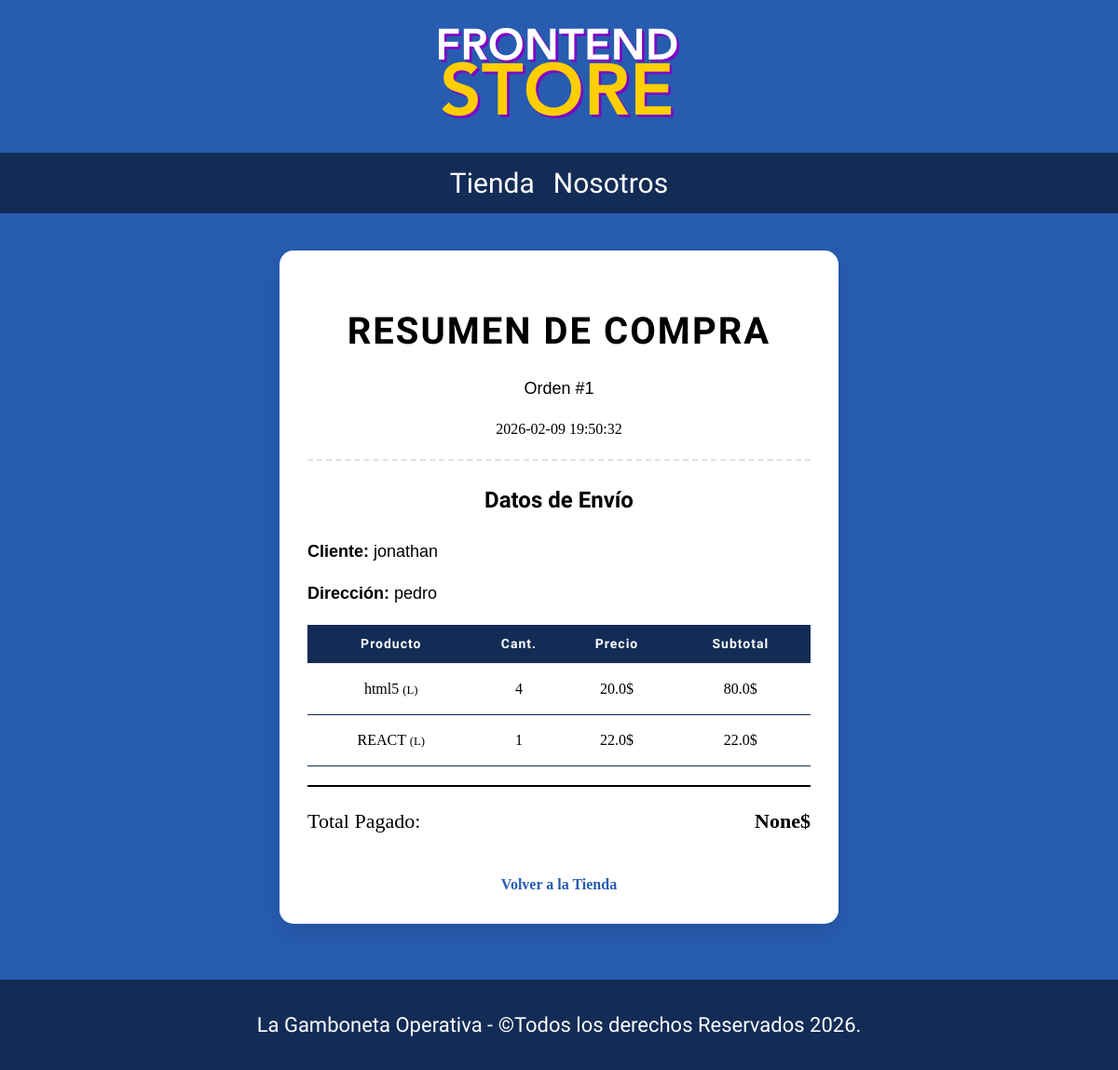
/mis-compras/1, run on the app's committed database.
### tables this page shows
CREATE TABLE ventas (
	id_venta INTEGER PRIMARY KEY,
	id_cliente INTEGER,
	fecha DATE,
	total REAL,
	FOREIGN KEY (id_cliente) REFERENCES clientes (id_cliente)
);

CREATE TABLE clientes (
    id_cliente INTEGER PRIMARY KEY,
    nombre TEXT NOT NULL,
    telefono TEXT,
    direccion TEXT
);

CREATE TABLE detalles_venta (
	id_detalles_venta INTEGER PRIMARY KEY,
	id_venta INTEGER,
	id_producto INTEGER,
	id_talla INTEGER,
	cantidad INTEGER,
	FOREIGN KEY (id_venta) REFERENCES ventas (id_venta),
	FOREIGN KEY (id_producto, id_talla) REFERENCES variantes_camisas (id_producto, id_talla)
);

CREATE TABLE productos (
    id_producto INTEGER PRIMARY KEY,
    nombre      TEXT NOT NULL,
    imagen      TEXT,
    precio      REAL DEFAULT 0,
    descripcion TEXT,
    codigo      TEXT UNIQUE
);

CREATE TABLE tallas (
	id_talla INTEGER PRIMARY KEY,
	talla TEXT NOT NULL
);

### app.py (the view)
@app.route('/mis-compras/<int:id_venta>')
def detalles_venta(id_venta):
    datos_venta, lista_productos = Ventas.detalles_venta(id_venta)
    return render_template('user/detalles_venta.html', venta=datos_venta, productos=lista_productos)

### app.py (called while the page is built)
@app.before_request
def verificar_sesion():
    if request.path.startswith('/admin') and 'admin' not in session:
        flash('No intentes burlar al sistema', 'danger')
        return redirect(url_for('login'))

### database/db.py (called while the page is built)
def conectarDB():
    try:
      db = sqlite3.connect(DB_URL)
      db.row_factory = sqlite3.Row
      print("Conexión exitosa")
      return db
    except:
      print("Error")

### templates/user/detalles_venta.html
{% extends 'base.html' %}
{% block contenido %}
<div class="contenedor-detalles">
    <div class="ticket">
        <header class="ticket__header">
            <h1>Resumen de Compra</h1>
            <p>Orden #{{ venta[0] }}</p>
            <span class="fecha">{{ venta[1] }}</span>
        </header>
        <section class="ticket__cliente">
            <h3>Datos de Envío</h3>
            <p><strong>Cliente:</strong> {{ venta[3] }}</p>
            <p><strong>Dirección:</strong> {{ venta[4] }}</p>
        </section>
        <table class="tabla-detalles">
            <thead>
                <tr>
                    <th>Producto</th>
                    <th>Cant.</th>
                    <th>Precio</th>
                    <th>Subtotal</th>
                </tr>
            </thead>
            <tbody>
                {% for p in productos %}
                <tr>
                    <td>{{ p[0] }} <small>({{ p[1] }})</small></td>
                    <td>{{ p[2] }}</td>
                    <td>{{ p[3] }}$</td>
                    <td>{{ p[4] }}$</td>
                </tr>
                {% endfor %}
            </tbody>
        </table>
        <footer class="ticket__footer">
            <div class="total-pago">
                <span>Total Pagado:</span>
                <strong>{{ venta[2] }}$</strong>
            </div>
            <a href="{{ url_for('index') }}" class="btn-volver">Volver a la Tienda</a>
        </footer>
    </div>
</div>
{% endblock %}

### static/css/style.css (style rules this page uses)
:root { --primario: #275cb0; --primarioMedioOscuro: #1f498d; --primarioOscuro: #122c56; --secundario: #ffce00; --secundarioOscuro: rgb(224, 180, 2); --naranja: #ff8000; --naranjaOscuro: #bf6000; --rojo: #c61f1f; --rojoOscuro: #9b1515; --blanco: #fff; --negro: #000; --fuentePrincipal: "Staatliches", sans-serif; }
html { box-sizing: border-box; font-size: 62.5%; }
*, *:before, *:after { box-sizing: inherit; }
body { background-color: var(--primario); font-size: 1.6rem; line-height: 1.5; }
p { font-size: 1.8rem; font-family: Arial, Helvetica, sans-serif; color: var(--blanco); }
a { text-decoration: none; }
h1,h2,h3 { text-align: center; color: var(--secundario); font-family: var(--fuentePrincipal); }
h1 { font-size: 4rem; }
h3 { font-size: 2.4rem; }
.contenedor-detalles { display: flex; justify-content: center; padding: 4rem 2rem; }
.ticket { background-color: white; padding: 3rem; width: 100%; max-width: 600px; border-radius: 1.5rem; box-shadow: 0 10px 25px rgba(0,0,0,0.1); }
.ticket__header p { color: var(--negro); }
.ticket__header { text-align: center; border-bottom: 2px dashed #e1e1e1; padding-bottom: 2rem; margin-bottom: 2rem; }
.ticket__header h1 { letter-spacing: 2px; text-transform: uppercase; margin-bottom: 0.5rem; color: var(--negro); }
.ticket__cliente { margin-bottom: 2rem; font-size: 1.6rem; }
.ticket__cliente h3 { color: var(--negro); }
.ticket__cliente p { color: var(--negro); }
.tabla-detalles { width: 100%; border-collapse: collapse; margin-bottom: 2rem; text-align: center; }
.tabla-detalles th { text-align: center; border-bottom: 1px solid #eee; padding: 1rem 0; font-size: 1.4rem; color: var(--blanco); }
.tabla-detalles td { padding: 1.5rem 0; font-size: 1.6rem; }
.total-pago { display: flex; justify-content: space-between; align-items: center; padding: 2rem 0; border-top: 2px solid var(--negro); font-size: 2.2rem; }
.btn-volver { display: block; text-align: center; margin-top: 2rem; color: var(--primario); text-decoration: none; font-weight: bold; font-size: 1.6rem; }
table thead { background-color: var(--primarioOscuro); }
table thead th { color: var(--blanco); padding: 2rem; letter-spacing: 1px; font-family: var(--fuentePrincipal); }
td { border-bottom: 1px solid var(--primarioOscuro); }

### data on the page
ventas: id_venta "1", fecha "2026-02-09 19:50:32"
clientes: nombre "jonathan", direccion "pedro"
detalles_venta: nombre "html5", talla "L", cantidad "4", precio "20.0", p "80.0"
detalles_venta: nombre "REACT", talla "L", cantidad "1", precio "22.0", p "22.0"

### other printed values
{{ venta[2] }} "None"
